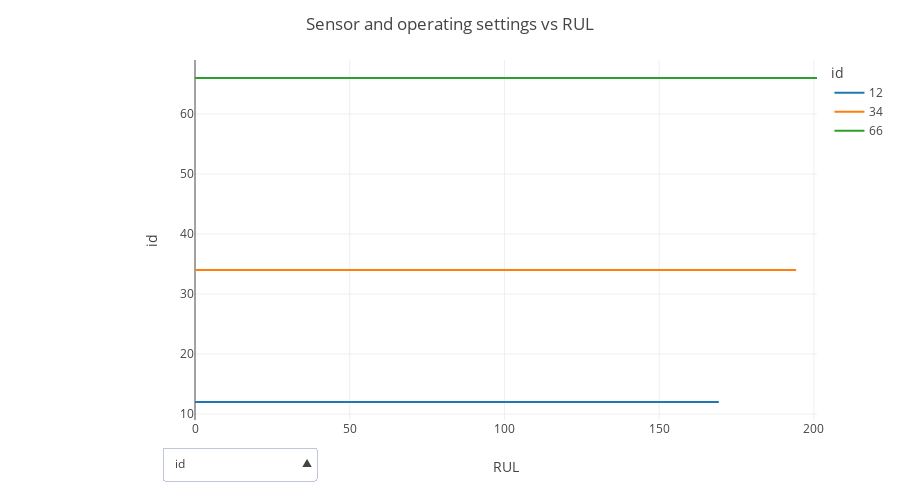

Source (notebook cell):
### Markdown cell above
The table above is clean and reasy to be used. Let's visualize some of the time series separately. Onthe X axis, we show the Remaining Useful Life (RUL). As we approach RUL=0 it means the engine is about to fail.

On the graph below, select the variable to plot in the dropdown menu. Variable `PhysCoreSpeed` seems quite relevant, as its values diverge as the RUL decreases.

### Code cell
fig = interactive_rul_series(df_train_proc2, id_filter=[66, 12, 34])
fig.show()

### Figure 1 — Plotly figure (JSON) as saved in the notebook; plotly's stock layout.template omitted (floating-point values rounded to 4 significant figures; data arrays with more than 128 entries replaced by an {"elided": "..."} marker saying what was removed)
{"data": [{"hovertemplate": "<b>%{hovertext}</b><br><br>id=%{y}<br>RUL=%{x}<extra></extra>", "hovertext": {"elided": "170 float values"}, "legendgroup": "", "line": {"color": "#1F77B4", "dash": "solid"}, "mode": "lines", "name": "12", "showlegend": true, "type": "scattergl", "visible": true, "x": {"elided": "170 int values"}, "xaxis": "x", "y": {"elided": "170 int values"}, "yaxis": "y"}, {"hovertemplate": "<b>%{hovertext}</b><br><br>id=%{y}<br>RUL=%{x}<extra></extra>", "hovertext": {"elided": "195 float values"}, "legendgroup": "", "line": {"color": "#FF7F0E", "dash": "solid"}, "mode": "lines", "name": "34", "showlegend": true, "type": "scattergl", "visible": true, "x": {"elided": "195 int values"}, "xaxis": "x", "y": {"elided": "195 int values"}, "yaxis": "y"}, {"hovertemplate": "<b>%{hovertext}</b><br><br>id=%{y}<br>RUL=%{x}<extra></extra>", "hovertext": {"elided": "202 float values"}, "legendgroup": "", "line": {"color": "#2CA02C", "dash": "solid"}, "mode": "lines", "name": "66", "showlegend": true, "type": "scattergl", "visible": true, "x": {"elided": "202 int values"}, "xaxis": "x", "y": {"elided": "202 int values"}, "yaxis": "y"}, {"hovertemplate": "<b>%{hovertext}</b><br><br>id=12<br>RUL=%{x}<br>cycle=%{y}<extra></extra>", "hovertext": {"elided": "170 float values"}, "legendgroup": "", "line": {"color": "#1F77B4", "dash": "solid"}, "mode": "lines", "name": "12", "showlegend": true, "type": "scattergl", "visible": false, "x": {"elided": "170 int values"}, "xaxis": "x", "y": {"elided": "170 int values"}, "yaxis": "y"}, {"hovertemplate": "<b>%{hovertext}</b><br><br>id=34<br>RUL=%{x}<br>cycle=%{y}<extra></extra>", "hovertext": {"elided": "195 float values"}, "legendgroup": "", "line": {"color": "#FF7F0E", "dash": "solid"}, "mode": "lines", "name": "34", "showlegend": true, "type": "scattergl", "visible": false, "x": {"elided": "195 int values"}, "xaxis": "x", "y": {"elided": "195 int values"}, "yaxis": "y"}, {"hovertemplate": "<b>%{hovertext}</b><br><br>id=66<br>RUL=%{x}<br>cycle=%{y}<extra></extra>", "hovertext": {"elided": "202 float values"}, "legendgroup": "", "line": {"color": "#2CA02C", "dash": "solid"}, "mode": "lines", "name": "66", "showlegend": true, "type": "scattergl", "visible": false, "x": {"elided": "202 int values"}, "xaxis": "x", "y": {"elided": "202 int values"}, "yaxis": "y"}, {"hovertemplate": "<b>%{hovertext}</b><br><br>id=12<br>RUL=%{x}<br>op1=%{y}<extra></extra>", "hovertext": {"elided": "170 float values"}, "legendgroup": "", "line": {"color": "#1F77B4", "dash": "solid"}, "mode": "lines", "name": "12", "showlegend": true, "type": "scattergl", "visible": false, "x": {"elided": "170 int values"}, "xaxis": "x", "y": {"elided": "170 float values"}, "yaxis": "y"}, {"hovertemplate": "<b>%{hovertext}</b><br><br>id=34<br>RUL=%{x}<br>op1=%{y}<extra></extra>", "hovertext": {"elided": "195 float values"}, "legendgroup": "", "line": {"color": "#FF7F0E", "dash": "solid"}, "mode": "lines", "name": "34", "showlegend": true, "type": "scattergl", "visible": false, "x": {"elided": "195 int values"}, "xaxis": "x", "y": {"elided": "195 float values"}, "yaxis": "y"}, {"hovertemplate": "<b>%{hovertext}</b><br><br>id=66<br>RUL=%{x}<br>op1=%{y}<extra></extra>", "hovertext": {"elided": "202 float values"}, "legendgroup": "", "line": {"color": "#2CA02C", "dash": "solid"}, "mode": "lines", "name": "66", "showlegend": true, "type": "scattergl", "visible": false, "x": {"elided": "202 int values"}, "xaxis": "x", "y": {"elided": "202 float values"}, "yaxis": "y"}, {"hovertemplate": "<b>%{hovertext}</b><br><br>id=12<br>RUL=%{x}<br>op2=%{y}<extra></extra>", "hovertext": {"elided": "170 float values"}, "legendgroup": "", "line": {"color": "#1F77B4", "dash": "solid"}, "mode": "lines", "name": "12", "showlegend": true, "type": "scattergl", "visible": false, "x": {"elided": "170 int values"}, "xaxis": "x", "y": {"elided": "170 float values"}, "yaxis": "y"}, {"hovertemplate": "<b>%{hovertext}</b><br><br>id=34<br>RUL=%{x}<br>op2=%{y}<extra></extra>", "hovertext": {"elided": "195 float values"}, "legendgroup": "", "line": {"color": "#FF7F0E", "dash": "solid"}, "mode": "lines", "name": "34", "showlegend": true, "type": "scattergl", "visible": false, "x": {"elided": "195 int values"}, "xaxis": "x", "y": {"elided": "195 float values"}, "yaxis": "y"}, {"hovertemplate": "<b>%{hovertext}</b><br><br>id=66<br>RUL=%{x}<br>op2=%{y}<extra></extra>", "hovertext": {"elided": "202 float values"}, "legendgroup": "", "line": {"color": "#2CA02C", "dash": "solid"}, "mode": "lines", "name": "66", "showlegend": true, "type": "scattergl", "visible": false, "x": {"elided": "202 int values"}, "xaxis": "x", "y": {"elided": "202 float values"}, "yaxis": "y"}, {"hovertemplate": "<b>%{hovertext}</b><br><br>id=12<br>RUL=%{x}<br>LPCOutletTemp=%{y}<extra></extra>", "hovertext": {"elided": "170 float values"}, "legendgroup": "", "line": {"color": "#1F77B4", "dash": "solid"}, "mode": "lines", "name": "12", "showlegend": true, "type": "scattergl", "visible": false, "x": {"elided": "170 int values"}, "xaxis": "x", "y": {"elided": "170 float values"}, "yaxis": "y"}, {"hovertemplate": "<b>%{hovertext}</b><br><br>id=34<br>RUL=%{x}<br>LPCOutletTemp=%{y}<extra></extra>", "hovertext": {"elided": "195 float values"}, "legendgroup": "", "line": {"color": "#FF7F0E", "dash": "solid"}, "mode": "lines", "name": "34", "showlegend": true, "type": "scattergl", "visible": false, "x": {"elided": "195 int values"}, "xaxis": "x", "y": {"elided": "195 float values"}, "yaxis": "y"}, {"hovertemplate": "<b>%{hovertext}</b><br><br>id=66<br>RUL=%{x}<br>LPCOutletTemp=%{y}<extra></extra>", "hovertext": {"elided": "202 float values"}, "legendgroup": "", "line": {"color": "#2CA02C", "dash": "solid"}, "mode": "lines", "name": "66", "showlegend": true, "type": "scattergl", "visible": false, "x": {"elided": "202 int values"}, "xaxis": "x", "y": {"elided": "202 float values"}, "yaxis": "y"}, {"hovertemplate": "<b>%{hovertext}</b><br><br>id=12<br>RUL=%{x}<br>HPCOutletTemp=%{y}<extra></extra>", "hovertext": {"elided": "170 float values"}, "legendgroup": "", "line": {"color": "#1F77B4", "dash": "solid"}, "mode": "lines", "name": "12", "showlegend": true, "type": "scattergl", "visible": false, "x": {"elided": "170 int values"}, "xaxis": "x", "y": {"elided": "170 float values"}, "yaxis": "y"}, {"hovertemplate": "<b>%{hovertext}</b><br><br>id=34<br>RUL=%{x}<br>HPCOutletTemp=%{y}<extra></extra>", "hovertext": {"elided": "195 float values"}, "legendgroup": "", "line": {"color": "#FF7F0E", "dash": "solid"}, "mode": "lines", "name": "34", "showlegend": true, "type": "scattergl", "visible": false, "x": {"elided": "195 int values"}, "xaxis": "x", "y": {"elided": "195 float values"}, "yaxis": "y"}, {"hovertemplate": "<b>%{hovertext}</b><br><br>id=66<br>RUL=%{x}<br>HPCOutletTemp=%{y}<extra></extra>", "hovertext": {"elided": "202 float values"}, "legendgroup": "", "line": {"color": "#2CA02C", "dash": "solid"}, "mode": "lines", "name": "66", "showlegend": true, "type": "scattergl", "visible": false, "x": {"elided": "202 int values"}, "xaxis": "x", "y": {"elided": "202 float values"}, "yaxis": "y"}, {"hovertemplate": "<b>%{hovertext}</b><br><br>id=12<br>RUL=%{x}<br>LPTOutletTemp=%{y}<extra></extra>", "hovertext": {"elided": "170 float values"}, "legendgroup": "", "line": {"color": "#1F77B4", "dash": "solid"}, "mode": "lines", "name": "12", "showlegend": true, "type": "scattergl", "visible": false, "x": {"elided": "170 int values"}, "xaxis": "x", "y": {"elided": "170 float values"}, "yaxis": "y"}, {"hovertemplate": "<b>%{hovertext}</b><br><br>id=34<br>RUL=%{x}<br>LPTOutletTemp=%{y}<extra></extra>", "hovertext": {"elided": "195 float values"}, "legendgroup": "", "line": {"color": "#FF7F0E", "dash": "solid"}, "mode": "lines", "name": "34", "showlegend": true, "type": "scattergl", "visible": false, "x": {"elided": "195 int values"}, "xaxis": "x", "y": {"elided": "195 float values"}, "yaxis": "y"}, {"hovertemplate": "<b>%{hovertext}</b><br><br>id=66<br>RUL=%{x}<br>LPTOutletTemp=%{y}<extra></extra>", "hovertext": {"elided": "202 float values"}, "legendgroup": "", "line": {"color": "#2CA02C", "dash": "solid"}, "mode": "lines", "name": "66", "showlegend": true, "type": "scattergl", "visible": false, "x": {"elided": "202 int values"}, "xaxis": "x", "y": {"elided": "202 float values"}, "yaxis": "y"}, {"hovertemplate": "<b>%{hovertext}</b><br><br>id=12<br>RUL=%{x}<br>TotalHPCOutletPres=%{y}<extra></extra>", "hovertext": {"elided": "170 float values"}, "legendgroup": "", "line": {"color": "#1F77B4", "dash": "solid"}, "mode": "lines", "name": "12", "showlegend": true, "type": "scattergl", "visible": false, "x": {"elided": "170 int values"}, "xaxis": "x", "y": {"elided": "170 float values"}, "yaxis": "y"}, {"hovertemplate": "<b>%{hovertext}</b><br><br>id=34<br>RUL=%{x}<br>TotalHPCOutletPres=%{y}<extra></extra>", "hovertext": {"elided": "195 float values"}, "legendgroup": "", "line": {"color": "#FF7F0E", "dash": "solid"}, "mode": "lines", "name": "34", "showlegend": true, "type": "scattergl", "visible": false, "x": {"elided": "195 int values"}, "xaxis": "x", "y": {"elided": "195 float values"}, "yaxis": "y"}, {"hovertemplate": "<b>%{hovertext}</b><br><br>id=66<br>RUL=%{x}<br>TotalHPCOutletPres=%{y}<extra></extra>", "hovertext": {"elided": "202 float values"}, "legendgroup": "", "line": {"color": "#2CA02C", "dash": "solid"}, "mode": "lines", "name": "66", "showlegend": true, "type": "scattergl", "visible": false, "x": {"elided": "202 int values"}, "xaxis": "x", "y": {"elided": "202 float values"}, "yaxis": "y"}, {"hovertemplate": "<b>%{hovertext}</b><br><br>id=12<br>RUL=%{x}<br>PhysCoreSpeed=%{y}<extra></extra>", "hovertext": {"elided": "170 float values"}, "legendgroup": "", "line": {"color": "#1F77B4", "dash": "solid"}, "mode": "lines", "name": "12", "showlegend": true, "type": "scattergl", "visible": false, "x": {"elided": "170 int values"}, "xaxis": "x", "y": {"elided": "170 float values"}, "yaxis": "y"}, {"hovertemplate": "<b>%{hovertext}</b><br><br>id=34<br>RUL=%{x}<br>PhysCoreSpeed=%{y}<extra></extra>", "hovertext": {"elided": "195 float values"}, "legendgroup": "", "line": {"color": "#FF7F0E", "dash": "solid"}, "mode": "lines", "name": "34", "showlegend": true, "type": "scattergl", "visible": false, "x": {"elided": "195 int values"}, "xaxis": "x", "y": {"elided": "195 float values"}, "yaxis": "y"}, {"hovertemplate": "<b>%{hovertext}</b><br><br>id=66<br>RUL=%{x}<br>PhysCoreSpeed=%{y}<extra></extra>", "hovertext": {"elided": "202 float values"}, "legendgroup": "", "line": {"color": "#2CA02C", "dash": "solid"}, "mode": "lines", "name": "66", "showlegend": true, "type": "scattergl", "visible": false, "x": {"elided": "202 int values"}, "xaxis": "x", "y": {"elided": "202 float values"}, "yaxis": "y"}, {"hovertemplate": "<b>%{hovertext}</b><br><br>id=12<br>RUL=%{x}<br>StaticHPCOutletPres=%{y}<extra></extra>", "hovertext": {"elided": "170 float values"}, "legendgroup": "", "line": {"color": "#1F77B4", "dash": "solid"}, "mode": "lines", "name": "12", "showlegend": true, "type": "scattergl", "visible": false, "x": {"elided": "170 int values"}, "xaxis": "x", "y": {"elided": "170 float values"}, "yaxis": "y"}, {"hovertemplate": "<b>%{hovertext}</b><br><br>id=34<br>RUL=%{x}<br>StaticHPCOutletPres=%{y}<extra></extra>", "hovertext": {"elided": "195 float values"}, "legendgroup": "", "line": {"color": "#FF7F0E", "dash": "solid"}, "mode": "lines", "name": "34", "showlegend": true, "type": "scattergl", "visible": false, "x": {"elided": "195 int values"}, "xaxis": "x", "y": {"elided": "195 float values"}, "yaxis": "y"}, {"hovertemplate": "<b>%{hovertext}</b><br><br>id=66<br>RUL=%{x}<br>StaticHPCOutletPres=%{y}<extra></extra>", "hovertext": {"elided": "202 float values"}, "legendgroup": "", "line": {"color": "#2CA02C", "dash": "solid"}, "mode": "lines", "name": "66", "showlegend": true, "type": "scattergl", "visible": false, "x": {"elided": "202 int values"}, "xaxis": "x", "y": {"elided": "202 float values"}, "yaxis": "y"}, {"hovertemplate": "<b>%{hovertext}</b><br><br>id=12<br>RUL=%{x}<br>FuelFlowRatio=%{y}<extra></extra>", "hovertext": {"elided": "170 float values"}, "legendgroup": "", "line": {"color": "#1F77B4", "dash": "solid"}, "mode": "lines", "name": "12", "showlegend": true, "type": "scattergl", "visible": false, "x": {"elided": "170 int values"}, "xaxis": "x", "y": {"elided": "170 float values"}, "yaxis": "y"}, {"hovertemplate": "<b>%{hovertext}</b><br><br>id=34<br>RUL=%{x}<br>FuelFlowRatio=%{y}<extra></extra>", "hovertext": {"elided": "195 float values"}, "legendgroup": "", "line": {"color": "#FF7F0E", "dash": "solid"}, "mode": "lines", "name": "34", "showlegend": true, "type": "scattergl", "visible": false, "x": {"elided": "195 int values"}, "xaxis": "x", "y": {"elided": "195 float values"}, "yaxis": "y"}, {"hovertemplate": "<b>%{hovertext}</b><br><br>id=66<br>RUL=%{x}<br>FuelFlowRatio=%{y}<extra></extra>", "hovertext": {"elided": "202 float values"}, "legendgroup": "", "line": {"color": "#2CA02C", "dash": "solid"}, "mode": "lines", "name": "66", "showlegend": true, "type": "scattergl", "visible": false, "x": {"elided": "202 int values"}, "xaxis": "x", "y": {"elided": "202 float values"}, "yaxis": "y"}, {"hovertemplate": "<b>%{hovertext}</b><br><br>id=12<br>RUL=%{x}<br>CorrCoreSpeed=%{y}<extra></extra>", "hovertext": {"elided": "170 float values"}, "legendgroup": "", "line": {"color": "#1F77B4", "dash": "solid"}, "mode": "lines", "name": "12", "showlegend": true, "type": "scattergl", "visible": false, "x": {"elided": "170 int values"}, "xaxis": "x", "y": {"elided": "170 float values"}, "yaxis": "y"}, {"hovertemplate": "<b>%{hovertext}</b><br><br>id=34<br>RUL=%{x}<br>CorrCoreSpeed=%{y}<extra></extra>", "hovertext": {"elided": "195 float values"}, "legendgroup": "", "line": {"color": "#FF7F0E", "dash": "solid"}, "mode": "lines", "name": "34", "showlegend": true, "type": "scattergl", "visible": false, "x": {"elided": "195 int values"}, "xaxis": "x", "y": {"elided": "195 float values"}, "yaxis": "y"}, {"hovertemplate": "<b>%{hovertext}</b><br><br>id=66<br>RUL=%{x}<br>CorrCoreSpeed=%{y}<extra></extra>", "hovertext": {"elided": "202 float values"}, "legendgroup": "", "line": {"color": "#2CA02C", "dash": "solid"}, "mode": "lines", "name": "66", "showlegend": true, "type": "scattergl", "visible": false, "x": {"elided": "202 int values"}, "xaxis": "x", "y": {"elided": "202 float values"}, "yaxis": "y"}, {"hovertemplate": "<b>%{hovertext}</b><br><br>id=12<br>RUL=%{x}<br>BypassRatio=%{y}<extra></extra>", "hovertext": {"elided": "170 float values"}, "legendgroup": "", "line": {"color": "#1F77B4", "dash": "solid"}, "mode": "lines", "name": "12", "showlegend": true, "type": "scattergl", "visible": false, "x": {"elided": "170 int values"}, "xaxis": "x", "y": {"elided": "170 float values"}, "yaxis": "y"}, {"hovertemplate": "<b>%{hovertext}</b><br><br>id=34<br>RUL=%{x}<br>BypassRatio=%{y}<extra></extra>", "hovertext": {"elided": "195 float values"}, "legendgroup": "", "line": {"color": "#FF7F0E", "dash": "solid"}, "mode": "lines", "name": "34", "showlegend": true, "type": "scattergl", "visible": false, "x": {"elided": "195 int values"}, "xaxis": "x", "y": {"elided": "195 float values"}, "yaxis": "y"}, {"hovertemplate": "<b>%{hovertext}</b><br><br>id=66<br>RUL=%{x}<br>BypassRatio=%{y}<extra></extra>", "hovertext": {"elided": "202 float values"}, "legendgroup": "", "line": {"color": "#2CA02C", "dash": "solid"}, "mode": "lines", "name": "66", "showlegend": true, "type": "scattergl", "visible": false, "x": {"elided": "202 int values"}, "xaxis": "x", "y": {"elided": "202 float values"}, "yaxis": "y"}, {"hovertemplate": "<b>%{hovertext}</b><br><br>id=12<br>RUL=%{x}<br>BleedEnthalpy=%{y}<extra></extra>", "hovertext": {"elided": "170 float values"}, "legendgroup": "", "line": {"color": "#1F77B4", "dash": "solid"}, "mode": "lines", "name": "12", "showlegend": true, "type": "scattergl", "visible": false, "x": {"elided": "170 int values"}, "xaxis": "x", "y": {"elided": "170 int values"}, "yaxis": "y"}, {"hovertemplate": "<b>%{hovertext}</b><br><br>id=34<br>RUL=%{x}<br>BleedEnthalpy=%{y}<extra></extra>", "hovertext": {"elided": "195 float values"}, "legendgroup": "", "line": {"color": "#FF7F0E", "dash": "solid"}, "mode": "lines", "name": "34", "showlegend": true, "type": "scattergl", "visible": false, "x": {"elided": "195 int values"}, "xaxis": "x", "y": {"elided": "195 int values"}, "yaxis": "y"}, {"hovertemplate": "<b>%{hovertext}</b><br><br>id=66<br>RUL=%{x}<br>BleedEnthalpy=%{y}<extra></extra>", "hovertext": {"elided": "202 float values"}, "legendgroup": "", "line": {"color": "#2CA02C", "dash": "solid"}, "mode": "lines", "name": "66", "showlegend": true, "type": "scattergl", "visible": false, "x": {"elided": "202 int values"}, "xaxis": "x", "y": {"elided": "202 int values"}, "yaxis": "y"}, {"hovertemplate": "<b>%{hovertext}</b><br><br>id=12<br>RUL=%{x}<br>HPTCoolantBleed=%{y}<extra></extra>", "hovertext": {"elided": "170 float values"}, "legendgroup": "", "line": {"color": "#1F77B4", "dash": "solid"}, "mode": "lines", "name": "12", "showlegend": true, "type": "scattergl", "visible": false, "x": {"elided": "170 int values"}, "xaxis": "x", "y": {"elided": "170 float values"}, "yaxis": "y"}, {"hovertemplate": "<b>%{hovertext}</b><br><br>id=34<br>RUL=%{x}<br>HPTCoolantBleed=%{y}<extra></extra>", "hovertext": {"elided": "195 float values"}, "legendgroup": "", "line": {"color": "#FF7F0E", "dash": "solid"}, "mode": "lines", "name": "34", "showlegend": true, "type": "scattergl", "visible": false, "x": {"elided": "195 int values"}, "xaxis": "x", "y": {"elided": "195 float values"}, "yaxis": "y"}, {"hovertemplate": "<b>%{hovertext}</b><br><br>id=66<br>RUL=%{x}<br>HPTCoolantBleed=%{y}<extra></extra>", "hovertext": {"elided": "202 float values"}, "legendgroup": "", "line": {"color": "#2CA02C", "dash": "solid"}, "mode": "lines", "name": "66", "showlegend": true, "type": "scattergl", "visible": false, "x": {"elided": "202 int values"}, "xaxis": "x", "y": {"elided": "202 float values"}, "yaxis": "y"}, {"hovertemplate": "<b>%{hovertext}</b><br><br>id=12<br>RUL=%{x}<br>LPTCoolantBleed=%{y}<extra></extra>", "hovertext": {"elided": "170 float values"}, "legendgroup": "", "line": {"color": "#1F77B4", "dash": "solid"}, "mode": "lines", "name": "12", "showlegend": true, "type": "scattergl", "visible": false, "x": {"elided": "170 int values"}, "xaxis": "x", "y": {"elided": "170 float values"}, "yaxis": "y"}, {"hovertemplate": "<b>%{hovertext}</b><br><br>id=34<br>RUL=%{x}<br>LPTCoolantBleed=%{y}<extra></extra>", "hovertext": {"elided": "195 float values"}, "legendgroup": "", "line": {"color": "#FF7F0E", "dash": "solid"}, "mode": "lines", "name": "34", "showlegend": true, "type": "scattergl", "visible": false, "x": {"elided": "195 int values"}, "xaxis": "x", "y": {"elided": "195 float values"}, "yaxis": "y"}, {"hovertemplate": "<b>%{hovertext}</b><br><br>id=66<br>RUL=%{x}<br>LPTCoolantBleed=%{y}<extra></extra>", "hovertext": {"elided": "202 float values"}, "legendgroup": "", "line": {"color": "#2CA02C", "dash": "solid"}, "mode": "lines", "name": "66", "showlegend": true, "type": "scattergl", "visible": false, "x": {"elided": "202 int values"}, "xaxis": "x", "y": {"elided": "202 float values"}, "yaxis": "y"}], "layout": {"height": 500, "legend": {"title": {"text": "id"}, "tracegroupgap": 0}, "margin": {"t": 60}, "title": {"text": "Sensor and operating settings vs RUL"}, "updatemenus": [{"active": 0, "buttons": [{"args": [{"visible": [true, true, true, false, false, false, false, false, false, false, false, false, false, false, false, false, false, false, false, false, false, false, false, false, false, false, false, false, false, false, false, false, false, false, false, false, false, false, false, false, false, false, false, false, false, false, false, false]}, {"legend": {"title": {"text": "id"}, "tracegroupgap": 0}, "margin": {"t": 60}, "template": {"data": {"scatter": [{"type": "scatter"}]}}, "xaxis": {"anchor": "y", "domain": [0, 1], "title": {"text": "RUL"}}, "yaxis": {"anchor": "x", "categoryarray": [66, 34, 12], "categoryorder": "array", "domain": [0, 1], "title": {"text": "id"}}}], "label": "id", "method": "update"}, {"args": [{"visible": [false, false, false, true, true, true, false, false, false, false, false, false, false, false, false, false, false, false, false, false, false, false, false, false, false, false, false, false, false, false, false, false, false, false, false, false, false, false, false, false, false, false, false, false, false, false, false, false]}, {"legend": {"title": {"text": "id"}, "tracegroupgap": 0}, "margin": {"t": 60}, "template": {"data": {"scatter": [{"type": "scatter"}]}}, "xaxis": {"anchor": "y", "domain": [0, 1], "title": {"text": "RUL"}}, "yaxis": {"anchor": "x", "domain": [0, 1], "title": {"text": "cycle"}}}], "label": "cycle", "method": "update"}, {"args": [{"visible": [false, false, false, false, false, false, true, true, true, false, false, false, false, false, false, false, false, false, false, false, false, false, false, false, false, false, false, false, false, false, false, false, false, false, false, false, false, false, false, false, false, false, false, false, false, false, false, false]}, {"legend": {"title": {"text": "id"}, "tracegroupgap": 0}, "margin": {"t": 60}, "template": {"data": {"scatter": [{"type": "scatter"}]}}, "xaxis": {"anchor": "y", "domain": [0, 1], "title": {"text": "RUL"}}, "yaxis": {"anchor": "x", "domain": [0, 1], "title": {"text": "op1"}}}], "label": "op1", "method": "update"}, {"args": [{"visible": [false, false, false, false, false, false, false, false, false, true, true, true, false, false, false, false, false, false, false, false, false, false, false, false, false, false, false, false, false, false, false, false, false, false, false, false, false, false, false, false, false, false, false, false, false, false, false, false]}, {"legend": {"title": {"text": "id"}, "tracegroupgap": 0}, "margin": {"t": 60}, "template": {"data": {"scatter": [{"type": "scatter"}]}}, "xaxis": {"anchor": "y", "domain": [0, 1], "title": {"text": "RUL"}}, "yaxis": {"anchor": "x", "domain": [0, 1], "title": {"text": "op2"}}}], "label": "op2", "method": "update"}, {"args": [{"visible": [false, false, false, false, false, false, false, false, false, false, false, false, true, true, true, false, false, false, false, false, false, false, false, false, false, false, false, false, false, false, false, false, false, false, false, false, false, false, false, false, false, false, false, false, false, false, false, false]}, {"legend": {"title": {"text": "id"}, "tracegroupgap": 0}, "margin": {"t": 60}, "template": {"data": {"scatter": [{"type": "scatter"}]}}, "xaxis": {"anchor": "y", "domain": [0, 1], "title": {"text": "RUL"}}, "yaxis": {"anchor": "x", "domain": [0, 1], "title": {"text": "LPCOutletTemp"}}}], "label": "LPCOutletTemp", "method": "update"}, {"args": [{"visible": [false, false, false, false, false, false, false, false, false, false, false, false, false, false, false, true, true, true, false, false, false, false, false, false, false, false, false, false, false, false, false, false, false, false, false, false, false, false, false, false, false, false, false, false, false, false, false, false]}, {"legend": {"title": {"text": "id"}, "tracegroupgap": 0}, "margin": {"t": 60}, "template": {"data": {"scatter": [{"type": "scatter"}]}}, "xaxis": {"anchor": "y", "domain": [0, 1], "title": {"text": "RUL"}}, "yaxis": {"anchor": "x", "domain": [0, 1], "title": {"text": "HPCOutletTemp"}}}], "label": "HPCOutletTemp", "method": "update"}, {"args": [{"visible": [false, false, false, false, false, false, false, false, false, false, false, false, false, false, false, false, false, false, true, true, true, false, false, false, false, false, false, false, false, false, false, false, false, false, false, false, false, false, false, false, false, false, false, false, false, false, false, false]}, {"legend": {"title": {"text": "id"}, "tracegroupgap": 0}, "margin": {"t": 60}, "template": {"data": {"scatter": [{"type": "scatter"}]}}, "xaxis": {"anchor": "y", "domain": [0, 1], "title": {"text": "RUL"}}, "yaxis": {"anchor": "x", "domain": [0, 1], "title": {"text": "LPTOutletTemp"}}}], "label": "LPTOutletTemp", "method": "update"}, {"args": [{"visible": [false, false, false, false, false, false, false, false, false, false, false, false, false, false, false, false, false, false, false, false, false, true, true, true, false, false, false, false, false, false, false, false, false, false, false, false, false, false, false, false, false, false, false, false, false, false, false, false]}, {"legend": {"title": {"text": "id"}, "tracegroupgap": 0}, "margin": {"t": 60}, "template": {"data": {"scatter": [{"type": "scatter"}]}}, "xaxis": {"anchor": "y", "domain": [0, 1], "title": {"text": "RUL"}}, "yaxis": {"anchor": "x", "domain": [0, 1], "title": {"text": "TotalHPCOutletPres"}}}], "label": "TotalHPCOutletPres", "method": "update"}, {"args": [{"visible": [false, false, false, false, false, false, false, false, false, false, false, false, false, false, false, false, false, false, false, false, false, false, false, false, true, true, true, false, false, false, false, false, false, false, false, false, false, false, false, false, false, false, false, false, false, false, false, false]}, {"legend": {"title": {"text": "id"}, "tracegroupgap": 0}, "margin": {"t": 60}, "template": {"data": {"scatter": [{"type": "scatter"}]}}, "xaxis": {"anchor": "y", "domain": [0, 1], "title": {"text": "RUL"}}, "yaxis": {"anchor": "x", "domain": [0, 1], "title": {"text": "PhysCoreSpeed"}}}], "label": "PhysCoreSpeed", "method": "update"}, {"args": [{"visible": [false, false, false, false, false, false, false, false, false, false, false, false, false, false, false, false, false, false, false, false, false, false, false, false, false, false, false, true, true, true, false, false, false, false, false, false, false, false, false, false, false, false, false, false, false, false, false, false]}, {"legend": {"title": {"text": "id"}, "tracegroupgap": 0}, "margin": {"t": 60}, "template": {"data": {"scatter": [{"type": "scatter"}]}}, "xaxis": {"anchor": "y", "domain": [0, 1], "title": {"text": "RUL"}}, "yaxis": {"anchor": "x", "domain": [0, 1], "title": {"text": "StaticHPCOutletPres"}}}], "label": "StaticHPCOutletPres", "method": "update"}, {"args": [{"visible": [false, false, false, false, false, false, false, false, false, false, false, false, false, false, false, false, false, false, false, false, false, false, false, false, false, false, false, false, false, false, true, true, true, false, false, false, false, false, false, false, false, false, false, false, false, false, false, false]}, {"legend": {"title": {"text": "id"}, "tracegroupgap": 0}, "margin": {"t": 60}, "template": {"data": {"scatter": [{"type": "scatter"}]}}, "xaxis": {"anchor": "y", "domain": [0, 1], "title": {"text": "RUL"}}, "yaxis": {"anchor": "x", "domain": [0, 1], "title": {"text": "FuelFlowRatio"}}}], "label": "FuelFlowRatio", "method": "update"}, {"args": [{"visible": [false, false, false, false, false, false, false, false, false, false, false, false, false, false, false, false, false, false, false, false, false, false, false, false, false, false, false, false, false, false, false, false, false, true, true, true, false, false, false, false, false, false, false, false, false, false, false, false]}, {"legend": {"title": {"text": "id"}, "tracegroupgap": 0}, "margin": {"t": 60}, "template": {"data": {"scatter": [{"type": "scatter"}]}}, "xaxis": {"anchor": "y", "domain": [0, 1], "title": {"text": "RUL"}}, "yaxis": {"anchor": "x", "domain": [0, 1], "title": {"text": "CorrCoreSpeed"}}}], "label": "CorrCoreSpeed", "method": "update"}, {"args": [{"visible": [false, false, false, false, false, false, false, false, false, false, false, false, false, false, false, false, false, false, false, false, false, false, false, false, false, false, false, false, false, false, false, false, false, false, false, false, true, true, true, false, false, false, false, false, false, false, false, false]}, {"legend": {"title": {"text": "id"}, "tracegroupgap": 0}, "margin": {"t": 60}, "template": {"data": {"scatter": [{"type": "scatter"}]}}, "xaxis": {"anchor": "y", "domain": [0, 1], "title": {"text": "RUL"}}, "yaxis": {"anchor": "x", "domain": [0, 1], "title": {"text": "BypassRatio"}}}], "label": "BypassRatio", "method": "update"}, {"args": [{"visible": [false, false, false, false, false, false, false, false, false, false, false, false, false, false, false, false, false, false, false, false, false, false, false, false, false, false, false, false, false, false, false, false, false, false, false, false, false, false, false, true, true, true, false, false, false, false, false, false]}, {"legend": {"title": {"text": "id"}, "tracegroupgap": 0}, "margin": {"t": 60}, "template": {"data": {"scatter": [{"type": "scatter"}]}}, "xaxis": {"anchor": "y", "domain": [0, 1], "title": {"text": "RUL"}}, "yaxis": {"anchor": "x", "domain": [0, 1], "title": {"text": "BleedEnthalpy"}}}], "label": "BleedEnthalpy", "method": "update"}, {"args": [{"visible": [false, false, false, false, false, false, false, false, false, false, false, false, false, false, false, false, false, false, false, false, false, false, false, false, false, false, false, false, false, false, false, false, false, false, false, false, false, false, false, false, false, false, true, true, true, false, false, false]}, {"legend": {"title": {"text": "id"}, "tracegroupgap": 0}, "margin": {"t": 60}, "template": {"data": {"scatter": [{"type": "scatter"}]}}, "xaxis": {"anchor": "y", "domain": [0, 1], "title": {"text": "RUL"}}, "yaxis": {"anchor": "x", "domain": [0, 1], "title": {"text": "HPTCoolantBleed"}}}], "label": "HPTCoolantBleed", "method": "update"}, {"args": [{"visible": [false, false, false, false, false, false, false, false, false, false, false, false, false, false, false, false, false, false, false, false, false, false, false, false, false, false, false, false, false, false, false, false, false, false, false, false, false, false, false, false, false, false, false, false, false, true, true, true]}, {"legend": {"title": {"text": "id"}, "tracegroupgap": 0}, "margin": {"t": 60}, "template": {"data": {"scatter": [{"type": "scatter"}]}}, "xaxis": {"anchor": "y", "domain": [0, 1], "title": {"text": "RUL"}}, "yaxis": {"anchor": "x", "domain": [0, 1], "title": {"text": "LPTCoolantBleed"}}}], "label": "LPTCoolantBleed", "method": "update"}], "direction": "up", "pad": {"b": -420, "l": 150, "t": 0}, "showactive": true, "xanchor": "center", "yanchor": "bottom"}], "width": 900, "xaxis": {"anchor": "y", "autorange": true, "domain": [0, 1], "range": [0, 201], "title": {"text": "RUL"}, "type": "linear"}, "yaxis": {"anchor": "x", "autorange": true, "categoryarray": [66, 34, 12], "categoryorder": "array", "domain": [0, 1], "range": [9, 69], "title": {"text": "id"}, "type": "linear"}}}
